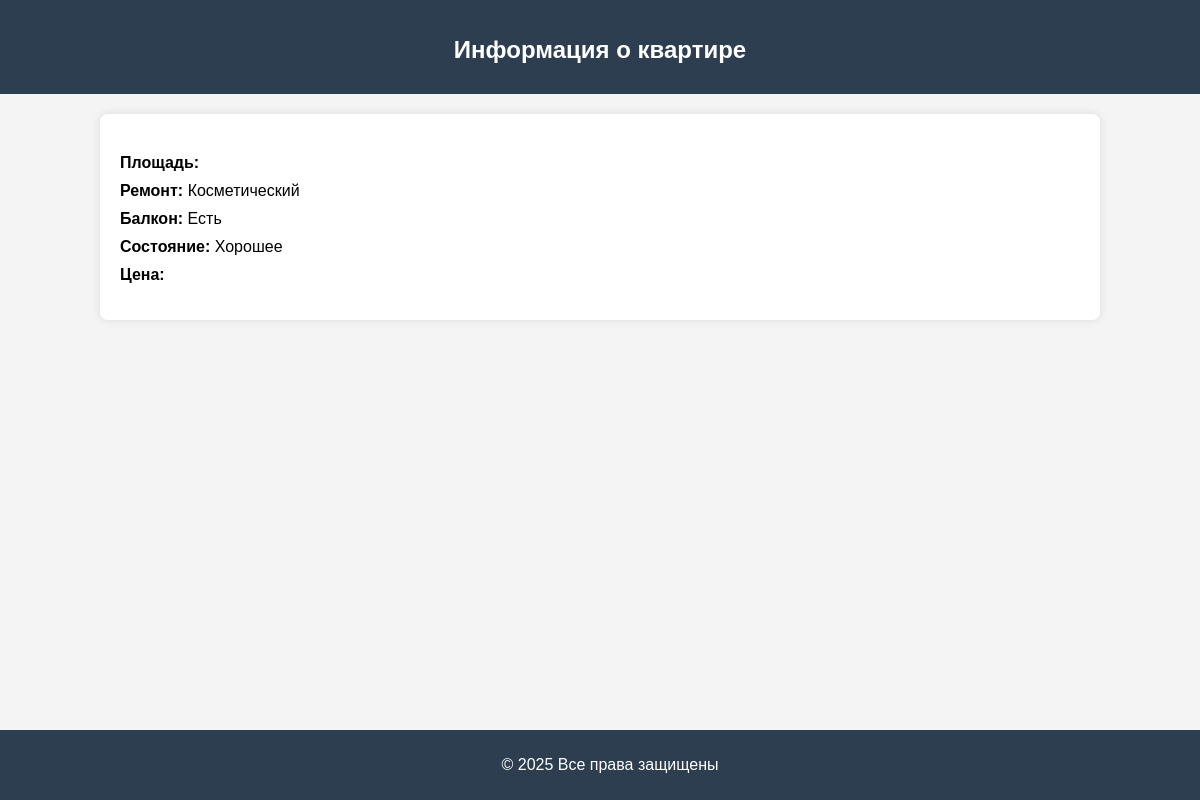
The page /info/flat/1 on the database as committed earlier.
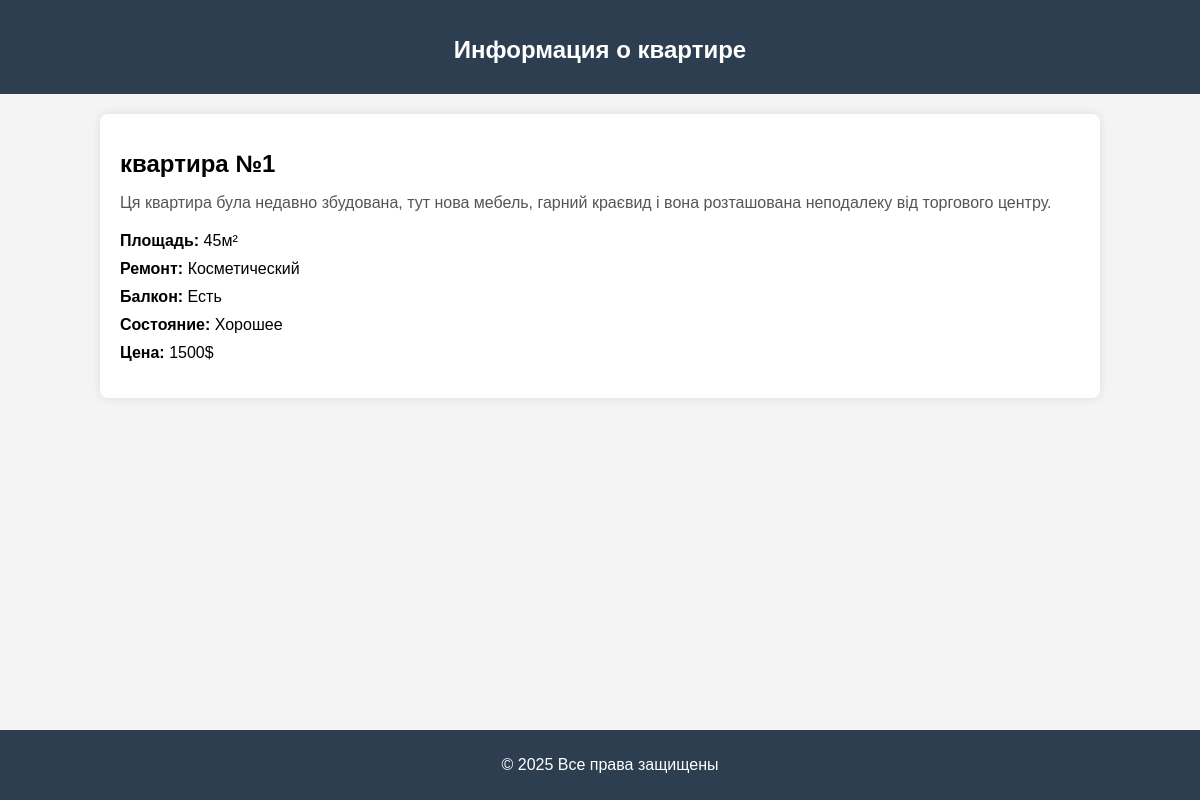
The same page on the database as committed later.
### tables this page shows
CREATE TABLE flat(id INTEGER PRIMARY KEY AUTOINCREMENT,name VARCHAR(255),description VARCHAR(255),price INTEGER,rooms INTEGER,square INTEGERimage_name VARCHAR(255));

### main.py (the view)
@app.route("/info/<p_type>/<int:p_id>")
def info(p_type, p_id):
    conn = sqlite3.connect("database.sqlite")
    cursor = conn.cursor()
    cards = cursor.execute(f"SELECT * FROM '{p_type}' WHERE id LIKE '%{p_id}%'").fetchone()
    return render_template("info.html", product=cards)

### templates/info.html (shortened to what this page needs)
<!DOCTYPE html>
<html lang="ru">
<head>
</head>
<body>
    <header>
        <h1>Информация о квартире</h1>
    </header>
    <div class="container">
        <h1>{{product[1]}}</h1>
        <p class="description">{{product[2]}}</p>
        <ul class="info">
            <li><span>Площадь:</span> {{product[5]}}</li>
            <li><span>Ремонт:</span> Косметический</li>
            <li><span>Балкон:</span> Есть</li>
            <li><span>Состояние:</span> Хорошее</li>
            <li><span>Цена:</span> {{product[3]}}</li>
        </ul>
    </div>
    <footer>
        <p>&copy; 2025 Все права защищены</p>
    </footer>
</body>
</html>

Rows that differ between the two databases and show on the page:
added flat: name "квартира №1", description "Ця квартира була недавно збудована, тут нова мебель, гарний краєвид і вона розташована неподалеку від торгового центру.", square "45м²", price "1500$"
